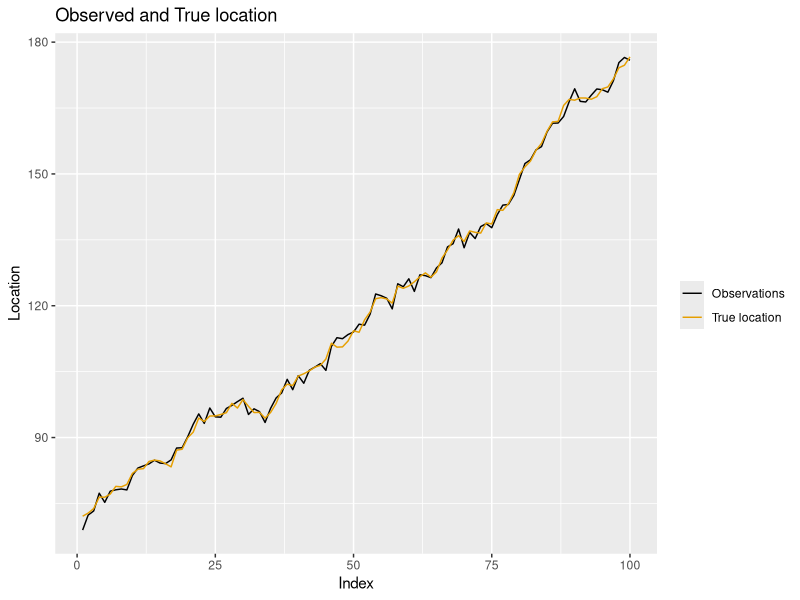
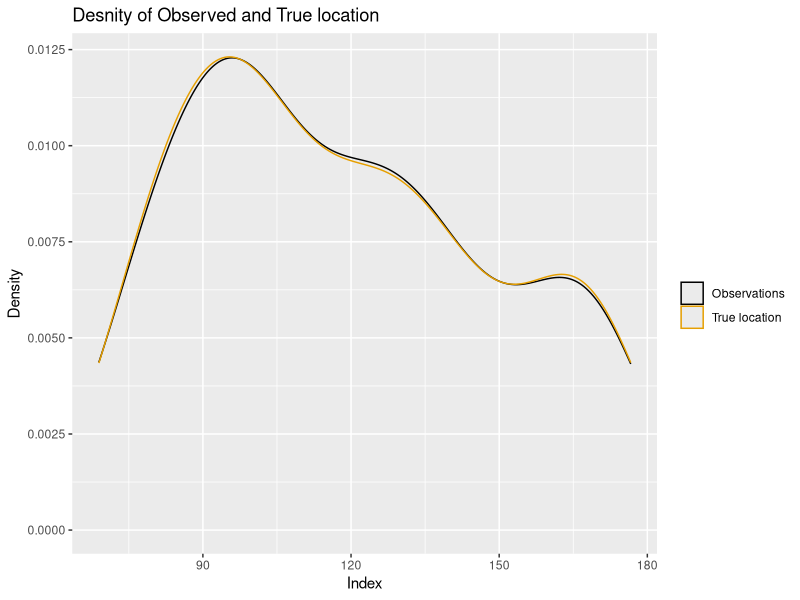
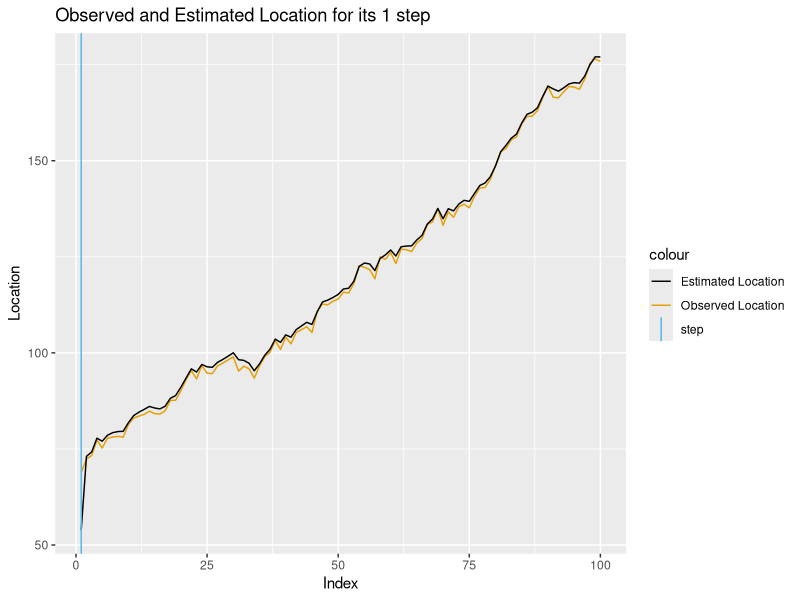
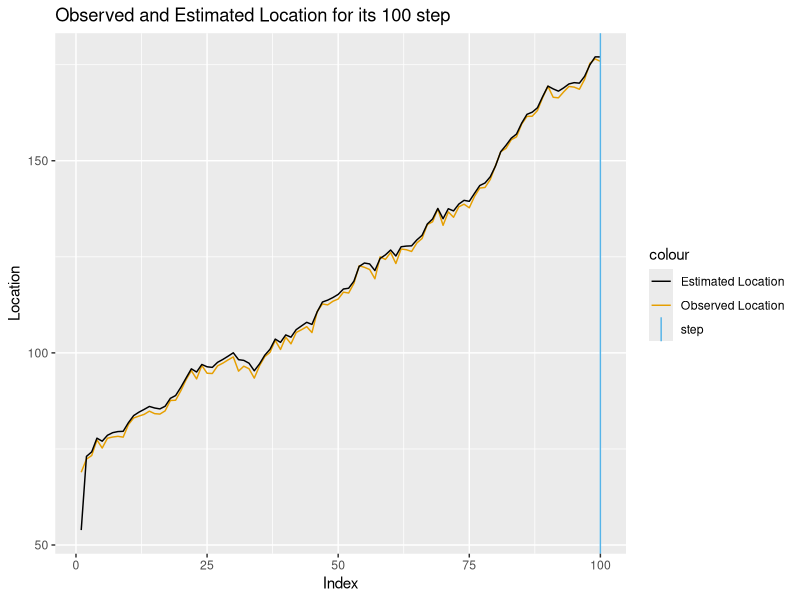
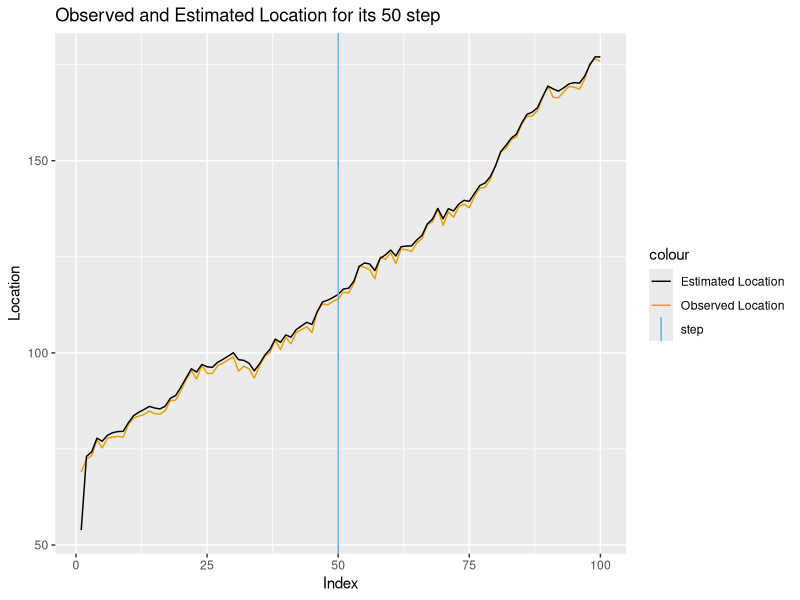
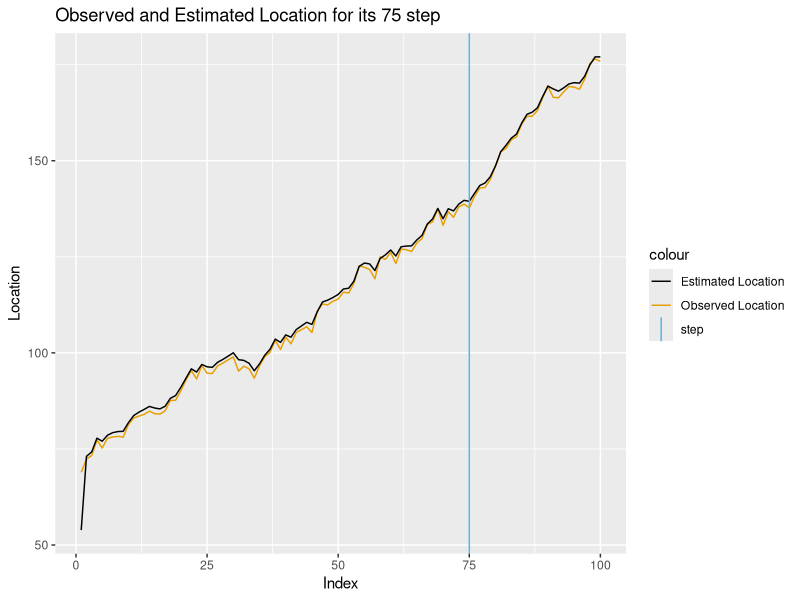
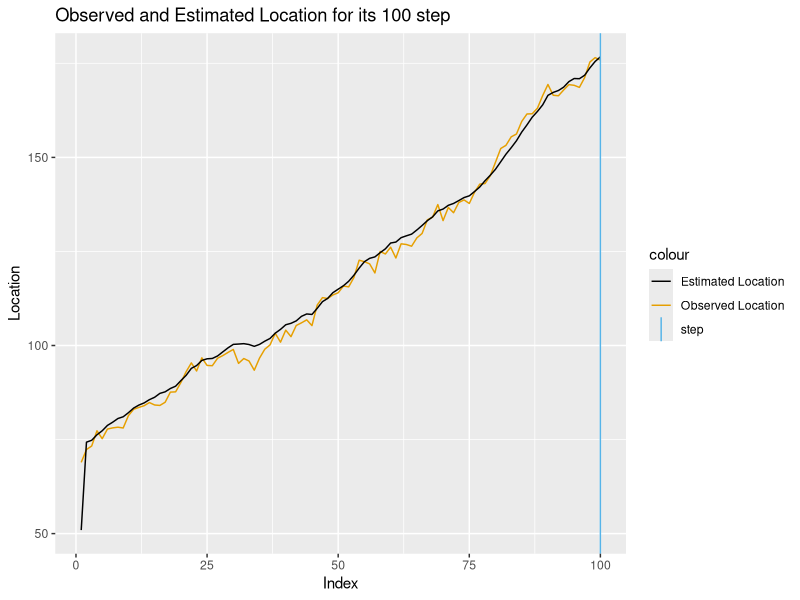
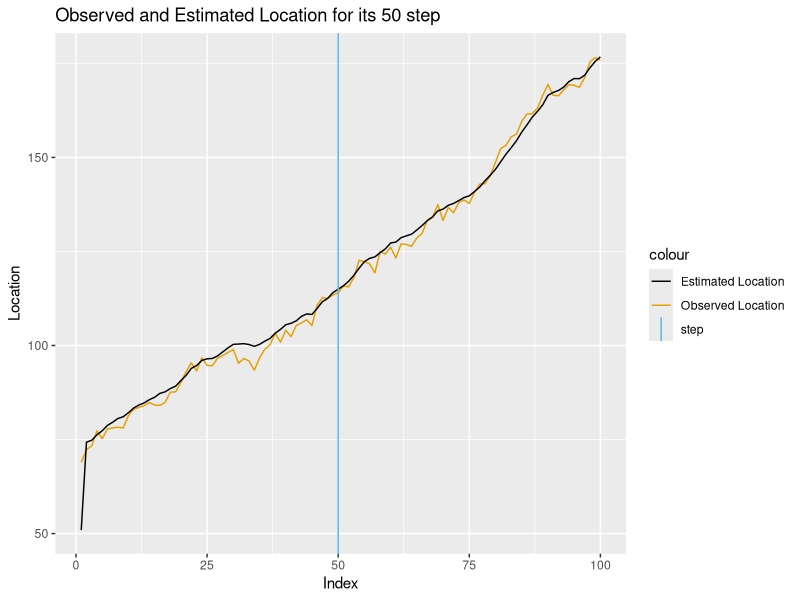

These figures' R source, in order:
## ---- chunk 1
knitr::opts_chunk$set(echo = TRUE)
options(scipen=999)

library("tidyverse") #ggplot and dplyr 
library("gridExtra") # combine plots
library("knitr") # for pdf
library("kableExtra") # For table formating

# The palette with black:
cbbPalette <- c("#000000", "#E69F00", "#56B4E9", "#009E73", 
                "#F0E442", "#0072B2", "#D55E00", "#CC79A7")
set.seed(12345)
## ---- chunk 2
set.seed(12345)

gen_data <- function(N){

x_t <- vector(length = N)
z_t = vector(length = N)
# Simulate initial state
z_t[1] = runif(1, min = 0, max = 100)

# Simulate remaining states
for(i in 2:N){
mean_z_t = sample(c(z_t[i-1], z_t[i-1]+1, z_t[i-1]+2), size = 1, prob = rep(1/3, 3))
z_t[i] = rnorm(1, mean_z_t, 1)
}

# Simulate observations from states
for(i in 1:N){
mean_x_t = sample(c(z_t[i], z_t[i]+1, z_t[i]-1), size = 1, prob = rep(1/3, 3))
x_t[i] = rnorm(1, mean_x_t, 1)
}

sample_data <- data.frame(observation = x_t, states = z_t, 
                          index=1:N)

# plot of samples
p1 <- ggplot(data=sample_data, aes(x=index)) + 
  geom_line(aes(y=observation, color="Observations")) + 
  geom_line(aes(y=states, color="True location")) +
        scale_colour_manual("", breaks = c("Observations", "True location"),
                        values = c("#000000", "#E69F00", "#56B4E9", "#009E73")) +
  xlab("Index") + 
  ylab("Location") +
  ggtitle("Observed and True location")

print(p1)

# density plots
p2 <- ggplot(data=sample_data) + 
  geom_density(aes(x=observation, color="Observations")) + 
  geom_density(aes(x=states, color="True location")) +
        scale_colour_manual("", breaks = c("Observations", "True location"),
                        values = c("#000000", "#E69F00", "#56B4E9", "#009E73")) +
    xlab("Index") + 
  ylab("Density") +
  ggtitle("Desnity of Observed and True location")

print(p2)

return(list(z_t=z_t, x_t=x_t))
}

## ---- chunk 3

my_particle_filter <- function(M, Times, obs, sd_tra, sd_emi, ignore_weight) {
  
  temp_particles <- NULL
  weights <- NULL
  # Create matrix that will contain all particles for each time step
  particles <- matrix(NA, nrow = Times, ncol = M)

  # Generate initial M particles, Uniform(0, 100)
  particles[1, ] <- runif(n = M, min = 0, max = 100)
  
  for (t in 2:Times) {
    for (m in 1:M) {
      
  # transiton matrix
    selection <- sample(1:3, prob = c(1 / 3, 1 / 3, 1 / 3), size = 1)
    mean_tra <- c(particles[t - 1, m], particles[t - 1, m] + 1, 
                  particles[t - 1, m] + 2)
    temp_particles[m] <- rnorm(n=1, mean = mean_tra[selection], sd = sd_tra)
  
  
  # emission matrix
    weights[m] <- mean(dnorm(x=obs[t], mean = temp_particles[m]-1, sd = sd_emi),
                       dnorm(x=obs[t], mean = temp_particles[m], sd = sd_emi),
                       dnorm(x=obs[t], mean = temp_particles[m]+1, sd = sd_emi))
      
    }
    weights = weights/sum(weights)
    
    if(ignore_weight == TRUE){
            particles[t, ] <- sample(x = temp_particles, size = M, 
                                     replace = TRUE)
    }else{
      particles[t, ] <- sample(x = temp_particles, size = M, replace = TRUE,
                           prob = weights)}

  }
    
  return(particles)
}
## ---- chunk 4

set.seed(12345)
# generate data
sample_data <- gen_data(N=100)

# particle filter
particles <- my_particle_filter(M=100, Times = 100, obs=sample_data$x_t, 
                                sd_tra=1, sd_emi=1, ignore_weight = FALSE)


location <- data.frame(true_location=sample_data$z_t, 
                 observed_location=sample_data$x_t, 
                 estimated_location = rowMeans(particles, na.rm = TRUE),
                 index = 1:NROW(particles)) %>% as.data.frame()


# plot function
plot_location <- function(step, df){
plot1 <- ggplot(data=df, aes(x=index)) +
geom_line(aes(y=observed_location, color="Observed Location")) +
geom_line(aes(y=estimated_location, color="Estimated Location")) +
geom_vline(aes(xintercept=step, color="step")) +
  xlab("Index") + 
  ylab("Location") +
      scale_colour_manual(values = c("#000000", "#E69F00", "#56B4E9", "#009E73")) +
ggtitle(paste0("Observed and Estimated Location for its ", step, " step"))

df <- df[step,]
result <- data.frame(step = step,
  true_location = df$true_location,
  observed_location = df$observed_location,
  estimated_location = df$estimated_location)

print(plot1)
kable(result, "latex", booktabs = T) %>% kable_styling(latex_options = "striped")
}

plot_location(step=1, df=location)
plot_location(step=100, df=location)
plot_location(step=50, df=location)
plot_location(step=75, df=location)


## ---- chunk 5
set.seed(12345)
# with standard deviation of the emission model of 5
particles_sd_emis_5 <- my_particle_filter(M=100, Times = 100, obs=sample_data$x_t, 
                                sd_tra=1, sd_emi=5, ignore_weight = FALSE)

location_sd_5 <- data.frame(true_location=sample_data$z_t, 
                 observed_location=sample_data$x_t, 
                 estimated_location = rowMeans(particles_sd_emis_5, na.rm = TRUE),
                 index = 1:NROW(particles_sd_emis_5)) %>% as.data.frame()

plot_location(step=100, df=location_sd_5)
plot_location(step=50, df=location_sd_5)
## ---- chunk 6
set.seed(12345)
# with standard deviation of the emission model of 50
particles_sd_emis_50 <- my_particle_filter(M=100, Times = 100, obs=sample_data$x_t, 
                                sd_tra=1, sd_emi=50, ignore_weight = FALSE)

location_sd_50 <- data.frame(true_location=sample_data$z_t, 
                 observed_location=sample_data$x_t, 
                 estimated_location = rowMeans(particles_sd_emis_50, na.rm = TRUE),
                 index = 1:NROW(particles_sd_emis_50)) %>% as.data.frame()

plot_location(step=100, df=location_sd_50)
plot_location(step=50, df=location_sd_50)


## ---- chunk 7

set.seed(12345)
# with standard deviation of the emission model of 50
particles_no_weight <- my_particle_filter(M=100, Times = 100, obs=sample_data$x_t, 
                                sd_tra=1, sd_emi=1, ignore_weight = TRUE)

df_no_weight <- data.frame(true_location=sample_data$z_t, 
                 observed_location=sample_data$x_t, 
                 estimated_location = rowMeans(particles_no_weight, na.rm = TRUE),
                 index = 1:NROW(particles_no_weight)) %>% as.data.frame()


plot_location(step=100, df=df_no_weight)
plot_location(step=50, df=df_no_weight)
